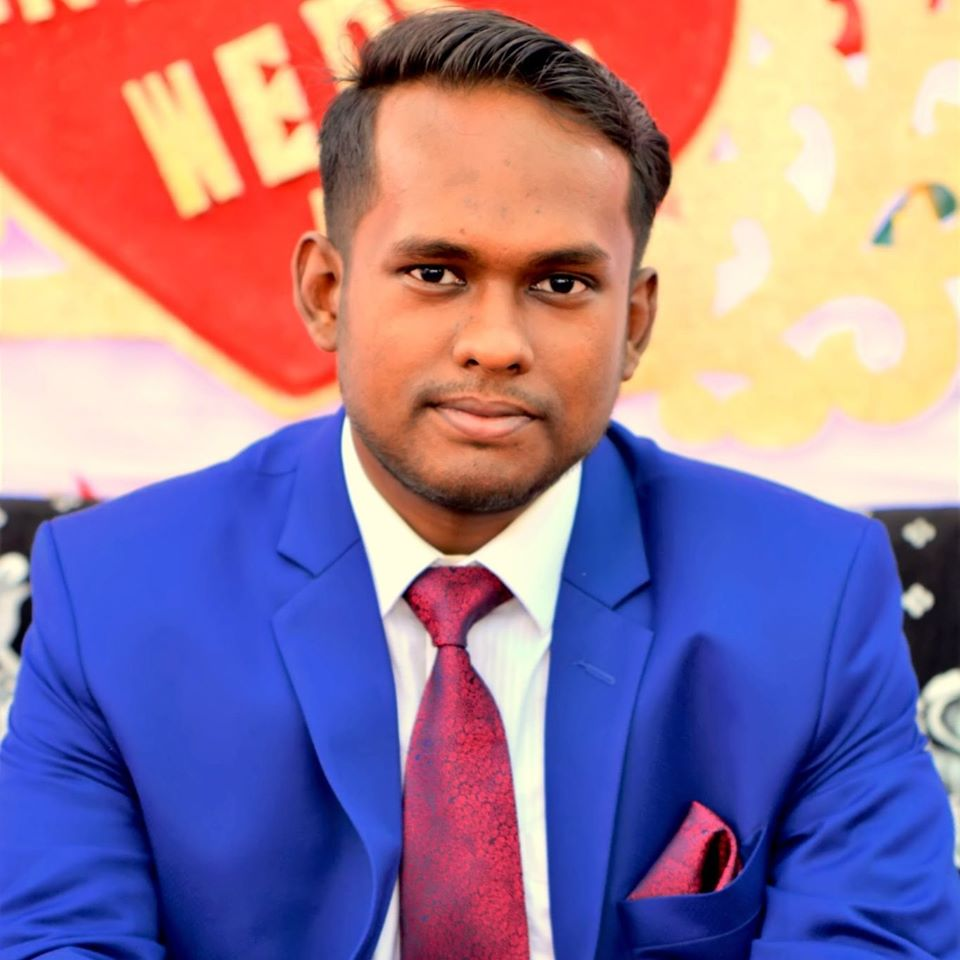
#> input picture intro/me_original.jpg, 960 x 960 px
$ python -i problem_1_solver.py   (imports and definitions only)
#> lines starting #> are read from the running program, lines starting #| are printed output that depends on the picture; after the words box and inside, x2 and y2 are one past the last pixel; in counts of white or black regions, pixels touching at a corner belong together
import numpy as np
from numpy.polynomial import Polynomial as P
import cv2
import matplotlib.pyplot as plt
import matplotlib.colors as colors
import matplotlib.cm as cmx
from matplotlib.backends.backend_agg import FigureCanvasAgg
import os
import math
import warnings


class Problem1Solver(object):
    """docstring for Problem3."""

    def __init__(self):
        super(Problem1Solver, self).__init__()
        self.thickness = 2

    def solve(self, img):
        binary_img = cv2.cvtColor(img, cv2.COLOR_BGR2GRAY)
        contours, img_with_contours = self.compute_contours(img)
        poly_approximation, img_with_poly_approximation = self.compute_polygonal_approximation(
            img, contours)
        hull_points, img_with_hull, img_with_contours_and_hull = self.compute_convex_hull(
            img, contours, img_with_contours)
        convexity_deficits, img_with_convexity_deficits, convexity_deficit_area = self.compute_convexity_deficits(
            contours, img)
        convexity_deficits, img_with_contours_hulls_and_convexity_deficits, convexity_deficit_area = self.compute_convexity_deficits(
            contours, img_with_contours_and_hull)
        original_area, original_perimeter = self.compute_area_perimeter(
            contours[0])
        print("original_area={:.1f}, original_perimeter={:.1f}".format(
            original_area, original_perimeter))
        hull_area, hull_perimeter = self.compute_area_perimeter(hull_points)
        print("hull_area={:.1f}, hull_perimeter={:.1f}".format(
            hull_area, hull_perimeter))
        m00, m10, m01, m20, m11, m02 = self.compute_moments(contours[0])
        print("Moments for Original image:\n m00={:.1f}, m10={:.1f}, m01={:.1f}, m20={:.1f}, m11={:.1f}, m02={:.1f}".format(
            m00, m10, m01, m20, m11, m02))
        m00, m10, m01, m20, m11, m02 = self.compute_moments(hull_points)
        print("Moments for Convex hulls:\n m00={:.1f}, m10={:.1f}, m01={:.1f}, m20={:.1f}, m11={:.1f}, m02={:.1f}".format(
            m00, m10, m01, m20, m11, m02))

        images = [binary_img, img_with_contours, img_with_poly_approximation,
                  img_with_contours_and_hull, img_with_convexity_deficits,
                  img_with_contours_hulls_and_convexity_deficits]
        titles = ["binary_img", "img_with_contours", "img_with_poly_approximation",
                  "img_with_contours_and_hull", "img with Convexity Deficit area: {:.1f}".format(
                      convexity_deficit_area),
                  "img_with contours, hulls, convexity_deficits area: {:.1f}".format(convexity_deficit_area)]

        self.__plot_images(images, titles)

    # [7 lines left out: function compute_area_perimeter, not called in this run]

    def compute_moments(self, contour_points):
        momemts = cv2.moments(contour_points, binaryImage=True)
        return momemts['m00'], momemts['m10'], momemts['m01'], momemts['m20'], momemts['m11'], momemts['m02']

    def compute_contours(self, img):
        # find and display boundaries/contours
        binary_img = cv2.cvtColor(img, cv2.COLOR_BGR2GRAY)
        contours, hierarchy = cv2.findContours(
            binary_img, mode=cv2.RETR_TREE, method=cv2.CHAIN_APPROX_SIMPLE)
        img_with_contours = cv2.drawContours(
            img.copy(), contours=contours, contourIdx=-1, color=self.__get_random_color(), thickness=self.thickness)
        # self.plot_two_images(img, img_with_contours, title1='Given image',
        #                 title2='Image with contours')
        # print("contours shape: ", np.array(contours).shape)  # (1, 152, 1, 2)
        return contours, img_with_contours

    # [167 lines left out: functions compute_polygonal_approximation, compute_convex_hull, compute_area, compute_convexity_deficits, get_xy_values, solve_, not called in this run]

    def __get_random_color(self):
        color = list(np.random.random(size=3) * 256)
        return color

    # [25 lines left out: functions __plot_images, __plot_two_images, not called in this run]

>>> import cv2
>>> picture = cv2.imread('../intro/me_original.jpg')
#> picture is the input picture: shape (960, 960, 3); mean B, G, R 149.5, 120.3, 151.5
>>> result = Problem1Solver().solve(picture)
#> in solve, `binary_img = cv2.cvtColor(img, cv2.COLOR_BGR2GRAY)`:
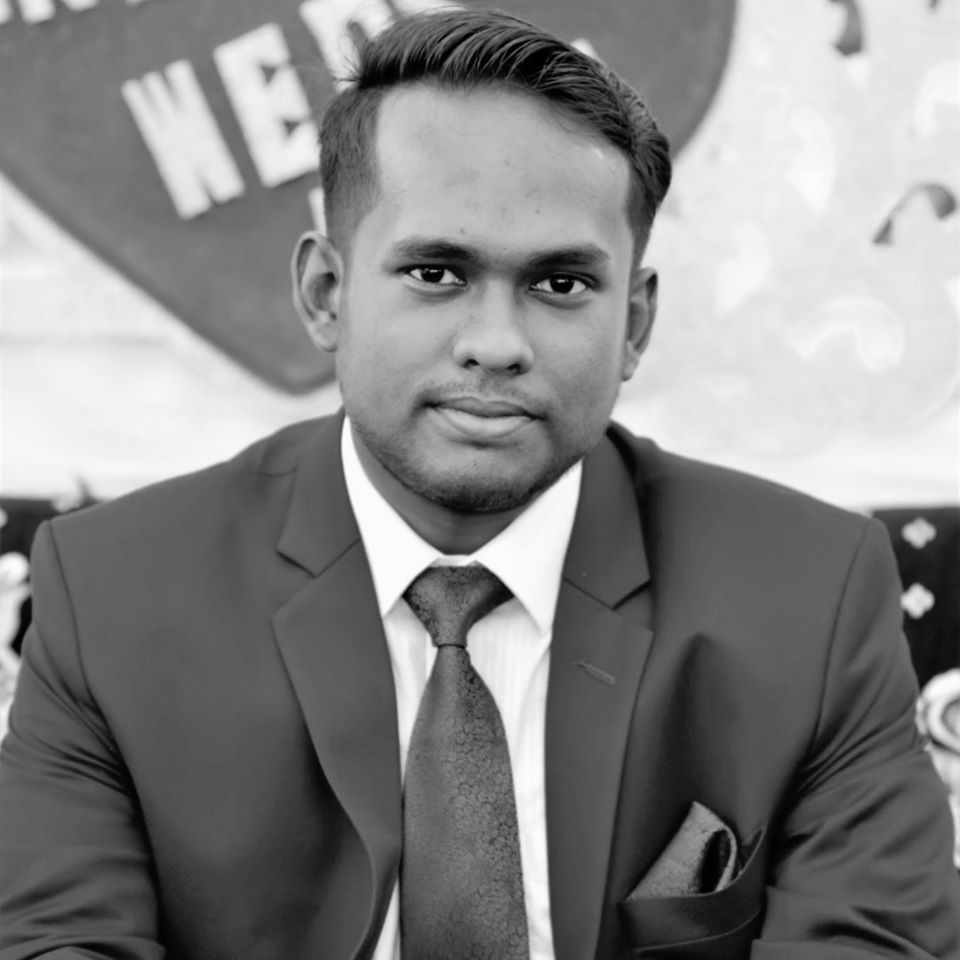
#> binary_img: shape (960, 960); min 0, max 254, mean 133
#> in compute_contours, `contours, hierarchy = cv2.findContours( binary_img, mode=cv2.RETR_TREE..`: contours = 53 contours, 51 with area under 20; largest, box (x1, y1, x2, y2) and area: (0, 0, 960, 960) 919681, (529, 56, 537, 69) 48
#> (the run stopped early here; a loop or call above may not have finished)
